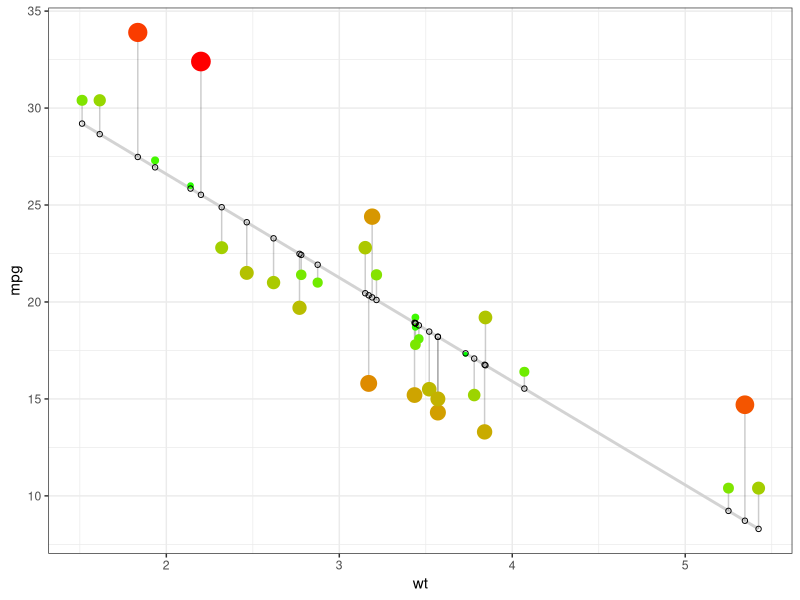
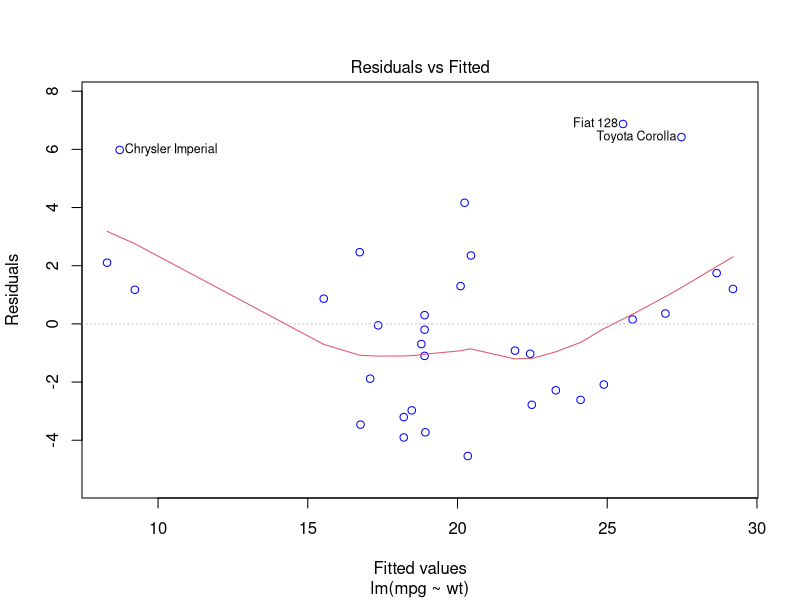
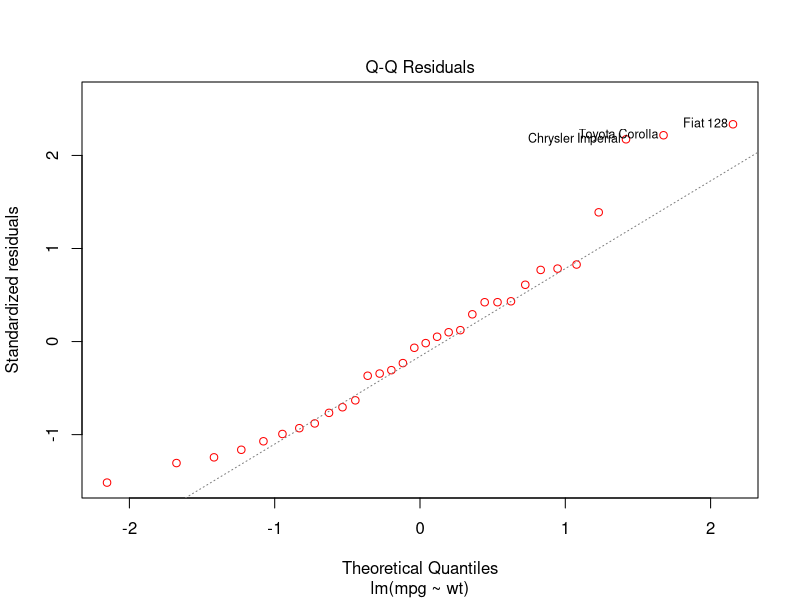
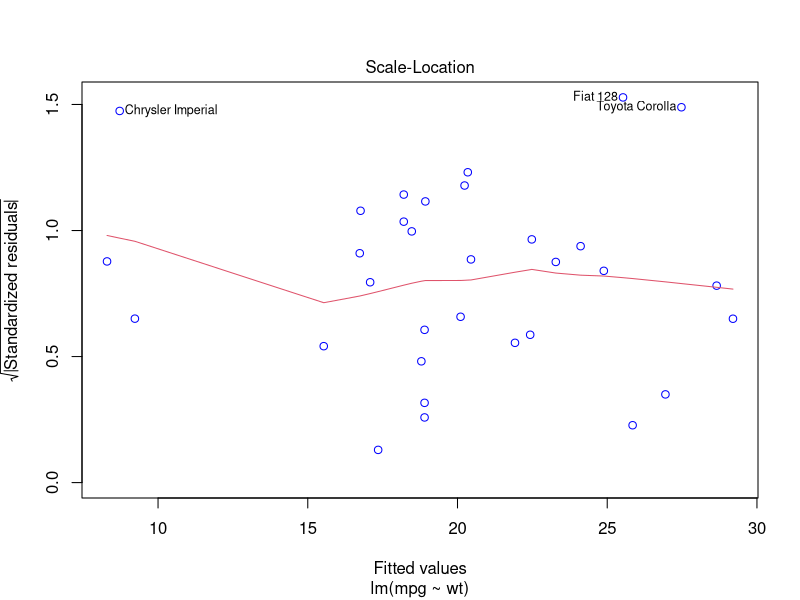

Generate these figures, in order, with R:
## ---- chunk 1
knitr::opts_chunk$set(echo = TRUE)
## ---- chunk 2
library(ggplot2)
data("mtcars"); head(mtcars)
## ---- chunk 3
fit <- lm(mpg ~ wt, data = mtcars) # fit the model
summary(fit)
## ---- chunk 4
mtcars$predicted <- predict(fit)   # Save the predicted values
mtcars$residuals <- residuals(fit) # Save the residual values
ggplot(mtcars, aes(x = wt, y = mpg)) +
  # regression line  
  geom_smooth(method = "lm", se = FALSE, color = "lightgrey") +
  # draw line from point to line
  geom_segment(aes(xend = wt, yend = predicted), alpha = .2) +  
  # size of the points
  geom_point(aes(color = abs(residuals), size = abs(residuals))) + 
  # colour of the points mapped to residual size - green smaller, red larger
  scale_color_continuous(low = "green", high = "red") +  
  # Size legend removed
  guides(color = "none", size = "none") +                             
  geom_point(aes(y = predicted), shape = 1) +
  theme_bw()
## ---- chunk 5
plot(fit, which=1, col=c("blue")) # Residuals vs Fitted Plot
## ---- chunk 6
plot(fit, which=2, col=c("red"))  # Q-Q Plot
## ---- chunk 7
plot(fit, which=3, col=c("blue"))  # Scale-Location Plot
